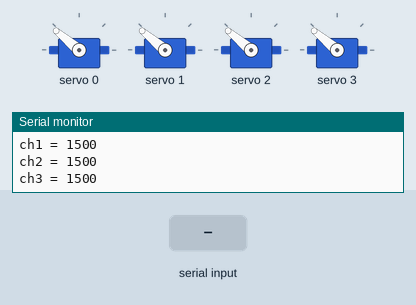
A sketch run on a simulated Arduino Uno, built with avr-gcc and run on an emulated ATmega328P. Parts: 4 × servo, the last lines printed to the serial monitor. The inputs (shaded band) are chosen by the test bench.

Above: at 2.2 s.
2.3 s: "s 1\n" received over Serial
At 3.5 s:
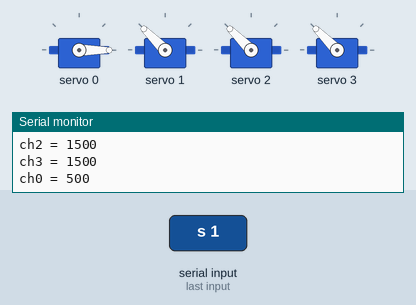
3.8 s: "s\n" received over Serial
At 5.13 s:
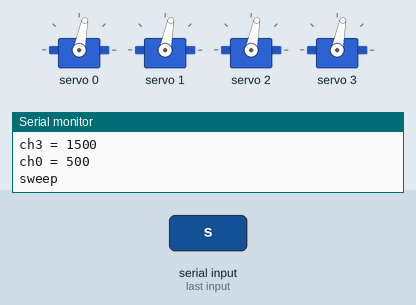
6.8 s: "5\n" received over Serial
At 7.2 s:
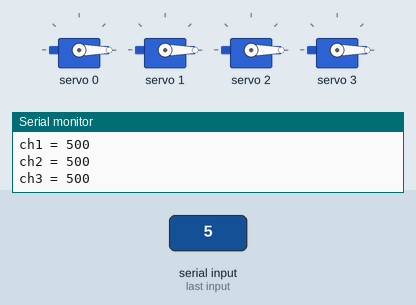
Timing chart, 0 to 9.8 s (numbered marks = the images above; inputs shaded):
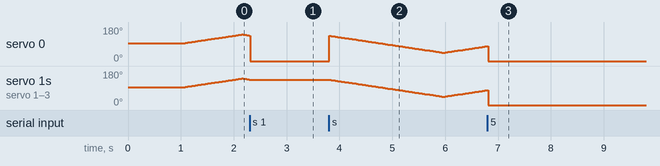

Measured:
- after the input at 2.3 s, servo 1–3: stays 135° (without the input it goes to 134° after 0.02 s)
- by itself, servo 1–3: rises from 93° to 141° in 1.1 s, then falls to 135° in 0.14 s

The sketch:

servo_bench.ino
```cpp
// Servo test bench: XIAO RP2040 + PCA9685 (SDA D4, SCL D5, addr 0x40, 50 Hz), servos on CH0-CH3.
// Needs library "Adafruit PWM Servo Driver Library". Board: Seeed XIAO RP2040.
// Flashing this replaces CircuitPython; re-flash the CircuitPython UF2 afterwards.
//
// Boots into a slow 1000-2000 us sweep on all four channels. Serial Monitor @115200, newline:
//   1500        all channels to 1500 us
//   2 1800      channel 2 to 1800 us
//   s           sweep again
//   r           relax (PWM off)
#include <Wire.h>
#include <Adafruit_PWMServoDriver.h>

Adafruit_PWMServoDriver pca(0x40);
const int NUM_CH = 4, US_MIN = 500, US_MAX = 2500;
const int SWEEP_LO = 1000, SWEEP_HI = 2000, SWEEP_STEP = 10;
bool sweeping = true;
int sweepUs = 1500, sweepDir = 1;

void setUs(int ch, int us) {
  us = constrain(us, US_MIN, US_MAX);
  pca.setPWM(ch, 0, (uint16_t)((long)us * 4096L / 20000L));  // 20 ms period at 50 Hz
  Serial.print("ch"); Serial.print(ch); Serial.print(" = "); Serial.println(us);
}

void setAll(int us) { for (int ch = 0; ch < NUM_CH; ch++) setUs(ch, us); }

void relax() { for (int ch = 0; ch < 16; ch++) pca.setPWM(ch, 0, 0); Serial.println("relaxed"); }

void setup() {
  Serial.begin(115200);
  Wire.begin();
  pca.begin();
  pca.setOscillatorFrequency(25000000);
  pca.setPWMFreq(50);
  delay(10);
  setAll(1500);
  delay(1000);
}

void loop() {
  if (Serial.available()) {
    String line = Serial.readStringUntil('\n');
    line.trim();
    if (line == "s") { sweeping = true; Serial.println("sweep"); }
    else if (line == "r") { sweeping = false; relax(); }
    else if (line.length()) {
      sweeping = false;
      int sp = line.indexOf(' ');
      if (sp < 0) setAll(line.toInt());
      else {
        int ch = line.substring(0, sp).toInt();
        if (ch >= 0 && ch < 16) setUs(ch, line.substring(sp + 1).toInt());
      }
    }
  }
  if (sweeping) {
    sweepUs += sweepDir * SWEEP_STEP;
    if (sweepUs >= SWEEP_HI || sweepUs <= SWEEP_LO) sweepDir = -sweepDir;
    for (int ch = 0; ch < NUM_CH; ch++)
      pca.setPWM(ch, 0, (uint16_t)((long)sweepUs * 4096L / 20000L));
    delay(20);
  }
}
```
